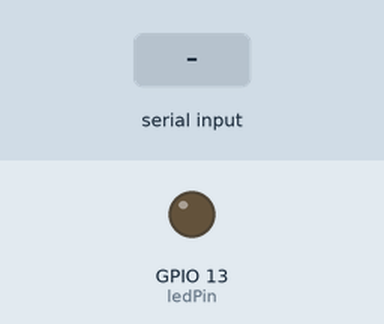
Recording of a sketch running on a simulated ESP32. On the bench: output pins drawn as LEDs (lit = HIGH). The inputs (shaded band) are chosen by the test bench. Nothing arrives over Bluetooth unless stated; what the sketch prints to the serial monitor is not drawn.

Above: at 1.2 s.
1.3 s: "1" received over the second serial link
At 2.1 s:
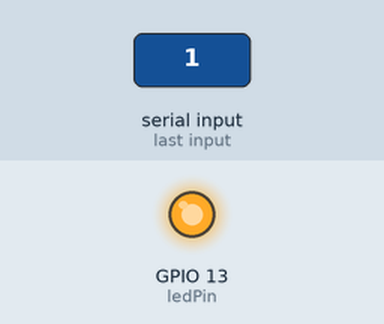
Timing chart, 0 to 4.3 s (numbered marks = the images above; inputs shaded):
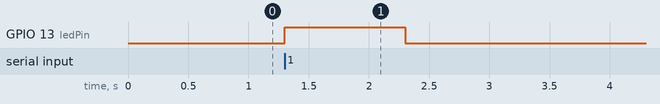

The sketch:

esp32_blue_transmiter.ino
```cpp
/*
 * UART to Bluetooth Bridge
 *
 * This code reads incoming data from UART1 (Serial1) and forwards it to:
 * - The USB Serial (for debugging/monitoring on a PC)
 * - A Bluetooth Serial connection (for wireless transmission)
 *
 * Additionally, an LED on pin 13 lights up when data is being read.
 */
#include "BluetoothSerial.h"  // Include Bluetooth Serial library
const int ledPin = 13;

BluetoothSerial Serial_BT;  // Create a BluetoothSerial object


void setup() {
  Serial.begin(115200);            // Initialize the default Serial interface (connected to USB)
  Serial1.begin(9600);             // Initialize UART1 with a baud rate of 9600
  Serial_BT.begin("ESP32_Sense");  // Initialize Bluetooth with a name
  pinMode(ledPin, OUTPUT);         // Set pin 13 as an output for the led
}

void loop() {
  // Check if there's data available on UART1
  if (Serial1.available()) {
    digitalWrite(ledPin, HIGH);
    String data = Serial1.readString();  // Read a character from UART1
    digitalWrite(ledPin, LOW);
    Serial.print(data);          // Print the character to the default Serial (USB)
    if (Serial_BT.connected()) {
      Serial_BT.println(data);
    } else {
      digitalWrite(ledPin, LOW);
    }
  }
}
```

Measured:
- after the input at 1.3 s, GPIO 13 (ledPin): LOW → HIGH at once, → LOW 1.0 s later
